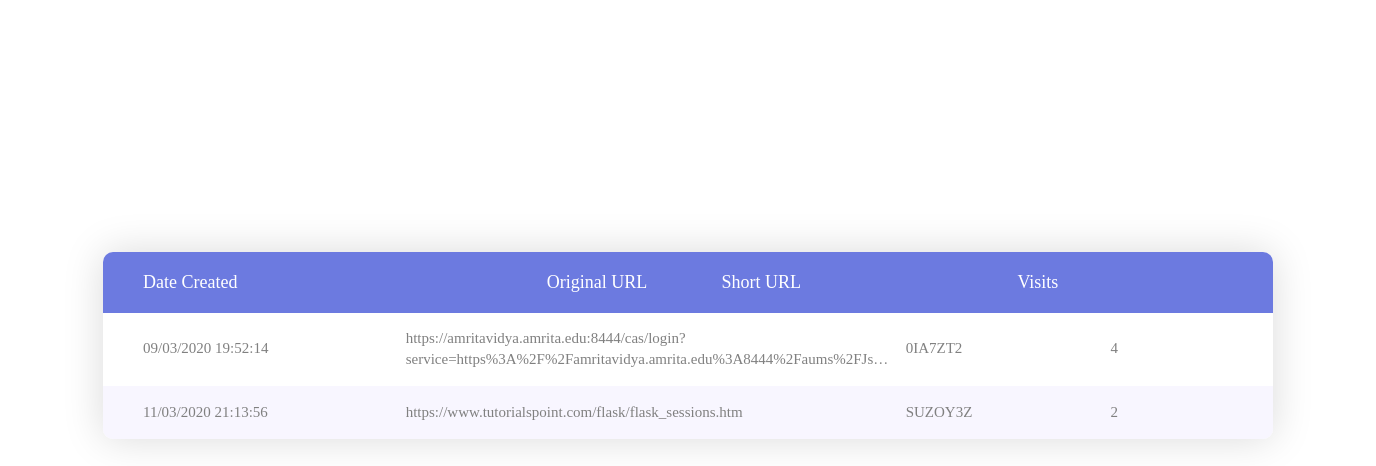
The app's page /myurl (signed in) with its own data.
### tables this page shows
CREATE TABLE link ( userid VARCHAR(15),
                   original_url VARCHAR(500),
                   short_url VARCHAR(250)
                   UNIQUE, visits VARCHAR(30),
                   date_created VARCHAR(30),
                   FOREIGN KEY (userid) REFERENCES user(userid));

### urlserver.py (the view)
@app.route('/myurl')
def myurl():
    userID = str(request.cookies.get('userID'))
    if userID != "0":
        ml = conn.cursor()
        cursor = ml.execute('SELECT date_created, original_url, short_url, visits FROM link where userid="%s"'%userID)
        items = cursor.fetchall()
        return render_template('myURLstats.html', items=items)
    else:
        return render_template('home.html', lval="Login")

### templates/myURLstats.html (shortened to what this page needs)
<!DOCTYPE html>
<html lang="en">
<head>
	<link rel="stylesheet" type="text/css" href="{{url_for('static',filename='styles/bootstrap.min.css')}}">
	<link rel="stylesheet" type="text/css" href="{{url_for('static',filename='styles/font-awesome.min.css')}}">
	<link rel="stylesheet" type="text/css" href="{{url_for('static',filename='styles/animate.css')}}">
	<link rel="stylesheet" type="text/css" href="{{url_for('static',filename='styles/select2.min.css')}}">
	<link rel="stylesheet" type="text/css" href="{{url_for('static',filename='styles/perfect-scrollbar.css')}}">
	<link rel="stylesheet" type="text/css" href="{{url_for('static',filename='styles/util.css')}}">
    <link rel="stylesheet" type="text/css" href="{{url_for('static',filename='styles/main.css')}}">
</head>
<body style="background-image:url({{url_for('static', filename='img/bg.jpeg')}})">
	<div class="limiter">
		<div class="container-table100">
			<div class="wrap-table100">
				<div class="table100 ver1 m-b-110">
					<div class="table100-head">
						<table>
							<thead>
								<tr class="row100 head">
									<th class="cell100 column1">Date Created</th>
									<th class="cell100 column2">Original URL</th>
									<th class="cell100 column3">Short URL</th>
									<th class="cell100 column4">Visits</th>
								</tr>
							</thead>
						</table>
					</div>
					<div class="table100-body js-pscroll">
						<table>
							<tbody>
								{% for item in items %}
								<tr class="row100 body">
									<td style="max-width: 100px; overflow: hidden; text-overflow: ellipsis;" class="cell100 column1">{{item[0]}}</td>
									<td style="max-width: 500px; overflow: hidden; text-overflow: ellipsis;" class="cell100 column2">{{item[1]}}</td>
									<td style="max-width: 100px; overflow: hidden; text-overflow: ellipsis;" class="cell100 column3">{{item[2]}}</td>
									<td style="max-width: 100px; overflow: hidden; text-overflow: ellipsis;"   class="cell100 column4">{{item[3]}}</td>
								</tr>
								{% endfor %}
							</tbody>
						</table>
					</div>
				</div>
					</div>
				</div>
			</div>
</body>
</html>

### static/styles/perfect-scrollbar.css (style rules this page uses)
.ps { overflow: hidden !important; overflow-anchor: none; -ms-overflow-style: none; touch-action: auto; -ms-touch-action: auto; }

### static/styles/main.css (style rules this page uses)
* { margin: 0px; padding: 0px; box-sizing: border-box; }
body, html { height: 100%; font-family: sans-serif; }
.js-pscroll { position: relative; overflow: hidden; }
.limiter { width: 1366px; margin: 0 auto; }
.container-table100 { width: 100%; min-height: 100vh; background: #fff; display: -webkit-box; display: -webkit-flex; display: -moz-box; display: -ms-flexbox; display: flex; align-items: center; justify-content: center; flex-wrap: wrap; padding: 33px 30px; }
.wrap-table100 { width: 1170px; }
.table100 { background-color: #fff; }
table { width: 100%; }
th, td { font-weight: unset; padding-right: 10px; }
.column1 { width: 33%; padding-left: 40px; }
.column2 { width: 13%; }
.column3 { width: 22%; }
.column4 { width: 19%; }
.table100-head th { padding-top: 18px; padding-bottom: 18px; }
.table100-body td { padding-top: 16px; padding-bottom: 16px; }
.table100 { position: relative; padding-top: 60px; }
.table100-head { position: absolute; width: 100%; top: 0; left: 0; }
.table100-body { max-height: 585px; overflow: auto; }
.table100.ver1 th { font-family: Lato-Bold; font-size: 18px; color: #fff; line-height: 1.4; background-color: #6c7ae0; }
.table100.ver1 td { font-family: Lato-Regular; font-size: 15px; color: #808080; line-height: 1.4; }
.table100.ver1 .table100-body tr:nth-child(even) { background-color: #f8f6ff; }
.table100.ver1 { border-radius: 10px; overflow: hidden; box-shadow: 0 0px 40px 0px rgba(0, 0, 0, 0.15); -moz-box-shadow: 0 0px 40px 0px rgba(0, 0, 0, 0.15); -webkit-box-shadow: 0 0px 40px 0px rgba(0, 0, 0, 0.15); -o-box-shadow: 0 0px 40px 0px rgba(0, 0, 0, 0.15); -ms-box-shadow: 0 0px 40px 0px rgba(0, 0, 0, 0.15); }

### records on screen
link: date_created "09/03/2020 19:52:14", original_url "https://amritavidya.amrita.edu:8444/cas/login?service=https%3A%2F%2Famritavidya.amrita.edu%3A8444%2Faums%2FJs…", short_url "0IA7ZT2", visits "4"
link: date_created "11/03/2020 21:13:56", original_url "https://www.tutorialspoint.com/flask/flask_sessions.htm", short_url "SUZOY3Z", visits "2"
